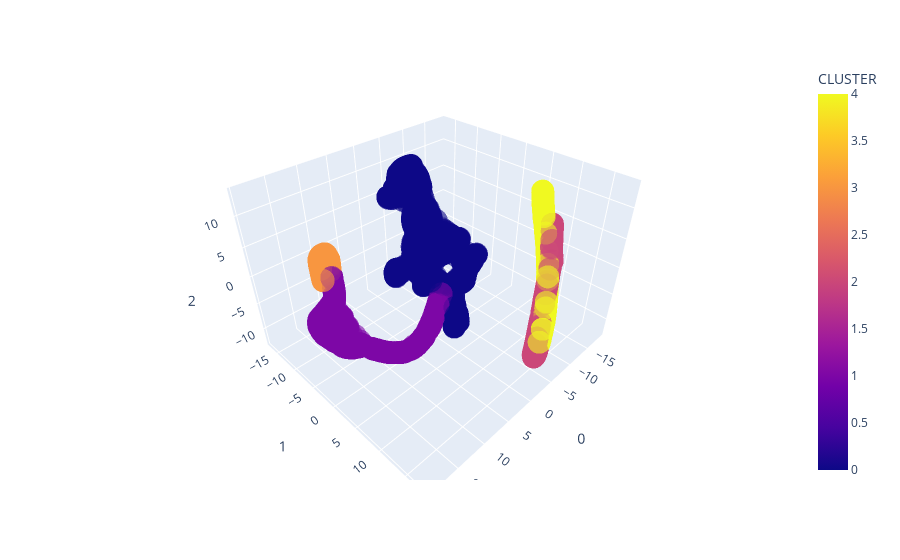

Notebook code for this chart:
### Markdown cell above
- Here, the cluster labels are plotted on the PaCMAP projection. This allows visual inspection of the clustering decisions the model makes.

### Code cell
# fig = px.scatter(X_reduced_cls, x=0, y=1, color='CLUSTER', opacity=0.6)
# fig.show()
fig = px.scatter_3d(X_reduced_cls, x=0, y=1, z=2, color='CLUSTER', opacity=0.6)
fig.show()

### Figure 1 — Plotly figure (JSON) as saved in the notebook; plotly's stock layout.template omitted (floating-point values rounded to 4 significant figures; data arrays with more than 128 entries replaced by an {"elided": "..."} marker saying what was removed)
{"data": [{"hovertemplate": "0=%{x}<br>1=%{y}<br>2=%{z}<br>CLUSTER=%{marker.color}<extra></extra>", "legendgroup": "", "marker": {"color": {"elided": "3231 int values"}, "coloraxis": "coloraxis", "opacity": 0.6, "symbol": "circle"}, "mode": "markers", "name": "", "scene": "scene", "showlegend": false, "type": "scatter3d", "x": {"elided": "3231 float values"}, "y": {"elided": "3231 float values"}, "z": {"elided": "3231 float values"}}], "layout": {"coloraxis": {"colorbar": {"title": {"text": "CLUSTER"}}, "colorscale": [[0, "#0d0887"], [0.1111, "#46039f"], [0.2222, "#7201a8"], [0.3333, "#9c179e"], [0.4444, "#bd3786"], [0.5556, "#d8576b"], [0.6667, "#ed7953"], [0.7778, "#fb9f3a"], [0.8889, "#fdca26"], [1, "#f0f921"]]}, "legend": {"tracegroupgap": 0}, "margin": {"t": 60}, "scene": {"domain": {"x": [0, 1], "y": [0, 1]}, "xaxis": {"title": {"text": "0"}}, "yaxis": {"title": {"text": "1"}}, "zaxis": {"title": {"text": "2"}}}}}
